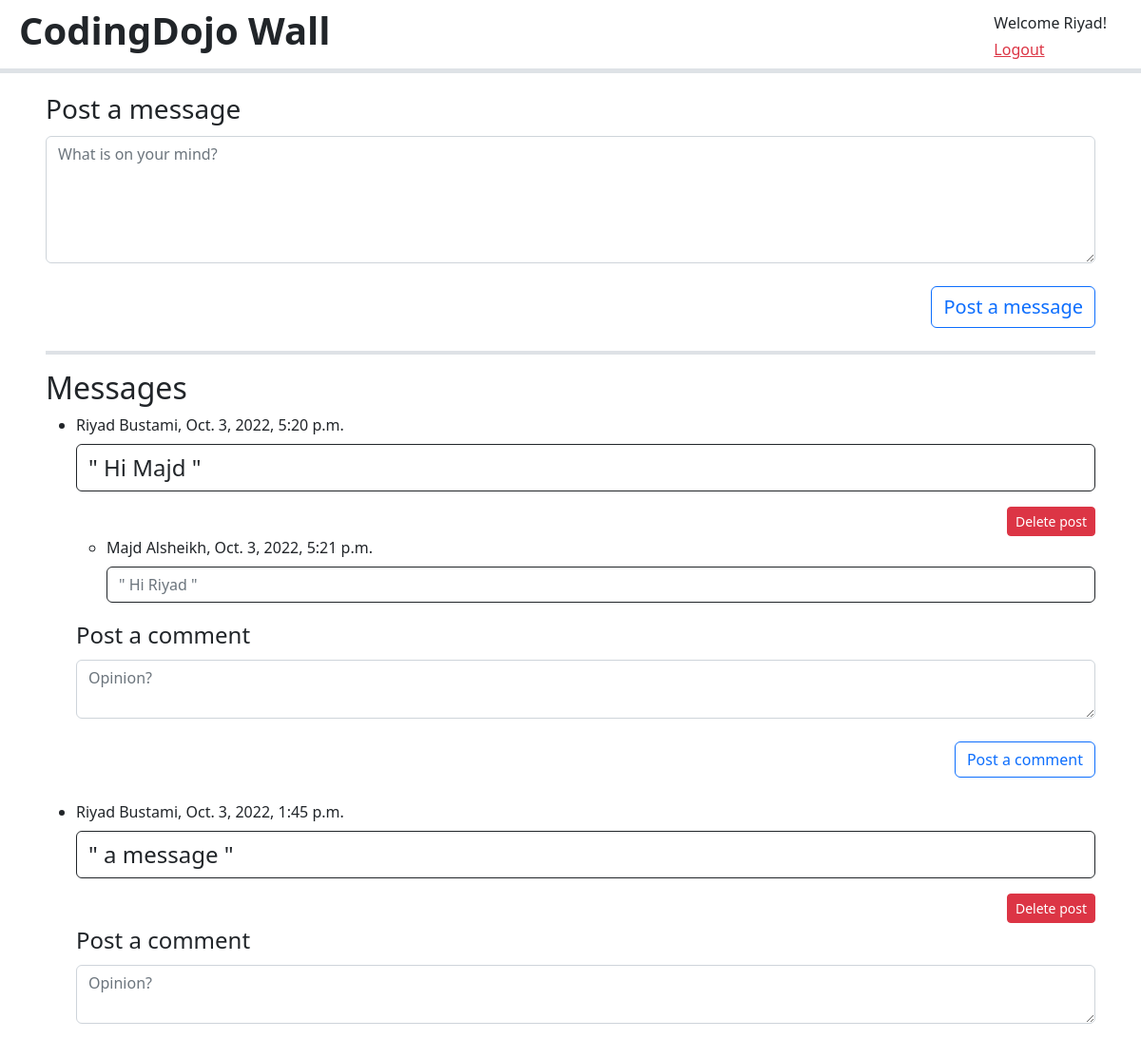
The app's page /wall/ (signed in, upper part), older data.
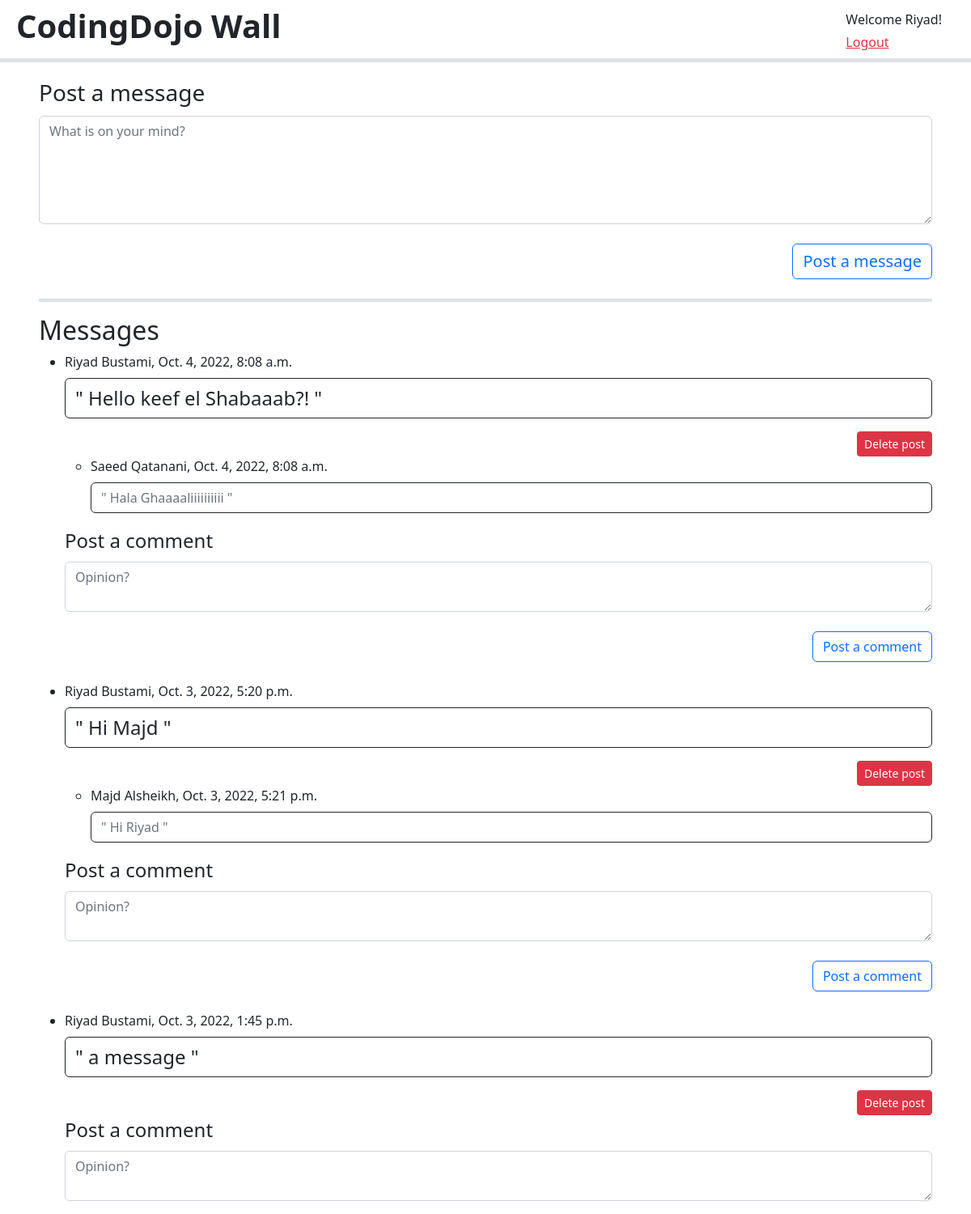
The same page, newer data.
### the_wall_app/models.py (models this page shows)
class Message(models.Model):
    user=models.ForeignKey(User,related_name='messages', on_delete=models.CASCADE)
    message=models.TextField()
    created_at=models.DateTimeField(auto_now_add=True)
    updated_at=models.DateTimeField(auto_now=True)

class Comment(models.Model):
    message=models.ForeignKey(Message,related_name='comments',on_delete=models.CASCADE)
    user=models.ForeignKey(User,related_name='comments',on_delete=models.CASCADE)
    comment=models.TextField()
    created_at=models.DateTimeField(auto_now_add=True)
    updated_at=models.DateTimeField(auto_now=True)

### login_registration_app/models.py (models this page shows)
class User(models.Model):
    first_name=models.CharField(max_length=255)
    last_name=models.CharField(max_length=255)
    email=models.EmailField(max_length=255)
    password=models.CharField(max_length=255)
    objects=UserManager()
    created_at=models.DateTimeField(auto_now_add=True)
    updated_at=models.DateTimeField(auto_now=True)

### the_wall_app/views.py (the view)
# urls.py: path('',views.index),
def index(request):
    if 'id' in request.session:
        context={
            'logged_user':User.objects.get(id=request.session['id']),
            'messages':Message.objects.all().order_by('-created_at'),
        }
        print(context['messages'])
        return render(request,"wall.html",context)
    else:
        return redirect('/')

### the_wall_app/templates/wall.html (shortened to what this page needs)
<!DOCTYPE html>
<html lang="en">
<head>
    <link href="https://cdn.jsdelivr.net/npm/bootstrap@5.2.1/dist/css/bootstrap.min.css" rel="stylesheet"
>
</head>
<body>
    <header class="border-bottom border-5 justify-content-between">
        <div class=" row text-first m-2 justify-content-between">
            <h1 class="col-10 fw-bolder fs-1">
                CodingDojo Wall
            </h1>
            <div class="col-1 text-center mx-5">
                <p class="row my-1 text-nowrap">Welcome {{logged_user.first_name}}!</p>
                <a href="/logout/" class="row link-danger text-end  fs-6">Logout</a>
            </div>
        </div>
    </header>
    <main class="justify-content-center mx-5">
        <section class="my-3 border-bottom border-4 text-start">
            <form action="add_message/" method="POST">
                <div class="text-start">
                    <label for="message" class="form-label text-start fs-3">Post a message</label>
                </div>
                <textarea name="message" id="message" cols="30" rows="5" placeholder="What is on your mind?"
                    class="form-control"></textarea>
                <div class="text-end">
                    <input type="submit" value="Post a message" class="btn btn-outline-primary text-end my-4 fs-5">
                </div>
            </form>
        </section>
        {% if messages %}
        <section>
            <h2>Messages</h2>
            <ul>
                {% for message in messages %}
                <li>
                    <p class="fs-6 form-label">{{message.user.first_name}} {{message.user.last_name}},
                        {{message.created_at}}</p>
                    <p class="fs-4 text-dark form-control border-dark">" {{message.message}} "</p>
                    {% if request.session.id == message.user.id %}
                    <form action="delete_message/" method="POST">
                        <div class="text-end">
                            <input type="submit" value="Delete post" class="btn btn-danger btn-sm">
                        </div>
                    </form>
                    {% endif %}
                    {% if message.comments %}
                    <ul>
                        {% for comment in message.comments.all %}
                        <li>
                            <p class="fs-6 form-label">{{comment.user.first_name}} {{comment.user.last_name}},
                                {{comment.created_at}}</p>
                            <p class="fs-6 text-secondary form-control border-dark">" {{comment.comment}} "</p>
                        </li>
                        {% endfor %}
                    </ul>
                    {% endif %}
                    <div>
                        <form action="add_comment/" method="POST">
                            <div class="text-start">
                                <label for="comment" class="form-label text-start fs-4">Post a comment</label>
                            </div>
                            <textarea name="comment" id="comment" cols="20" rows="2" placeholder="Opinion?"
                                class="form-control"></textarea>
                            <div class="text-end">
                                <input type="submit" value="Post a comment"
                                    class="btn btn-outline-primary text-end my-4 fs-6">
                            </div>
                        </form>
                    </div>
                </li>
                {% endfor %}
            </ul>
        </section>
        {% endif %}
    </main>
</body>
</html>

Row changes from the older to the newer data that the page shows:
added Message: user.first_name "Riyad", user.last_name "Bustami", created_at "Oct. 4, 2022, 8:08 a.m.", message "Hello keef el Shabaaab?!"
added Comment: user.first_name "Saeed", user.last_name "Qatanani", created_at "Oct. 4, 2022, 8:08 a.m.", comment "Hala Ghaaaaliiiiiiiiii", shown under "Riyad"
